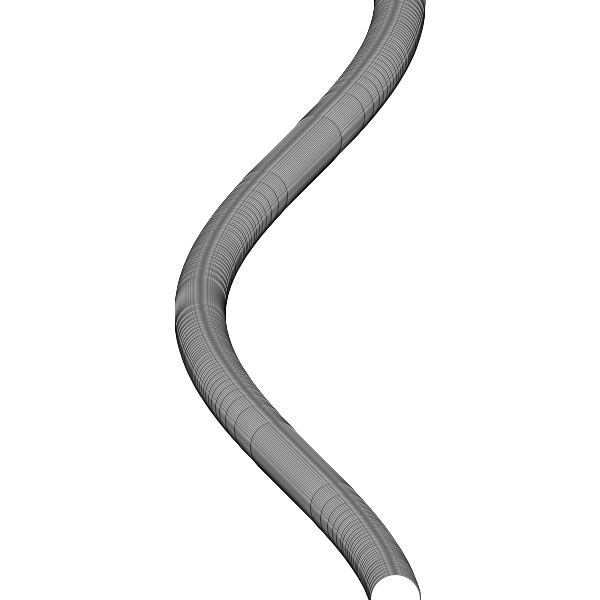
Frame 1 (no input)
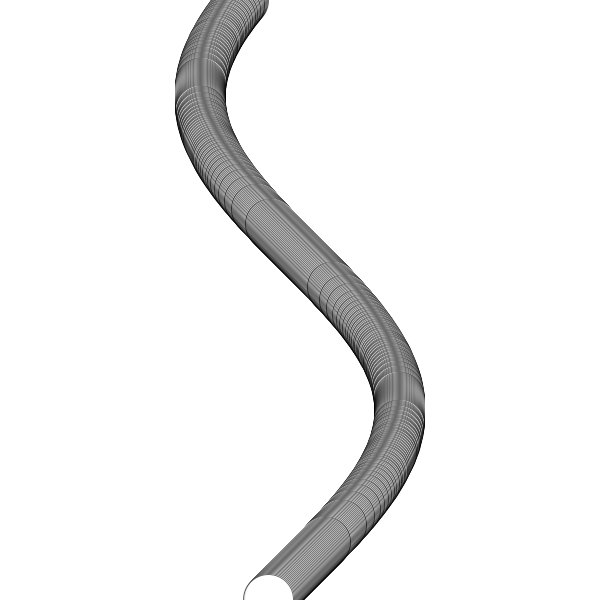
Frame 60 (the mouse pressed at the canvas centre just before this capture)
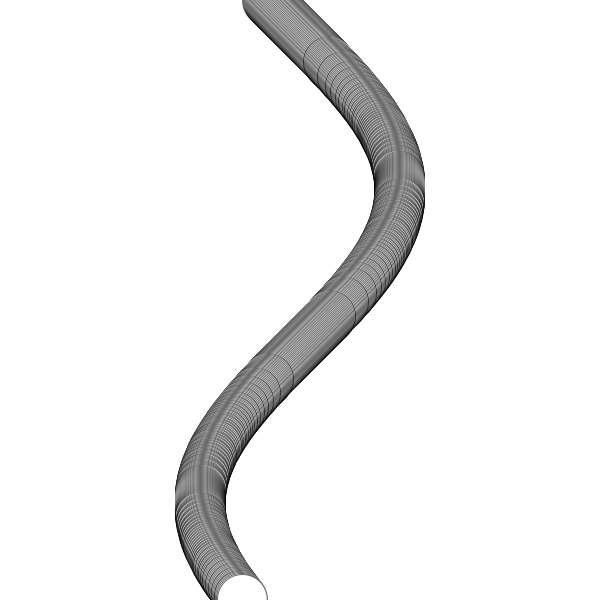
Frame 120 (the mouse held since frame 60 and released just before this capture)

The Processing sketch that drew these frames (run headless with seeded random() and noise(); from frame 60 on, the mouse is pressed at the canvas centre):

// Processing sketch: P_S2_Osc3
// ── P_S2_Osc3.pde
//Tomas de Camino Beck

float amplitude=100;
float angle=0;

void setup(){
  size(600,600);
  background(255);
  smooth();
}

void draw(){
  background(255);
  fill(255,200);
  stroke(0,150);
  translate(width/2,0);
   for(int y=0; y<height;y++){
     float x = amplitude*cos(angle);
     ellipse(x,y,50,50);
     angle+=0.01;
   }
   
   
}
